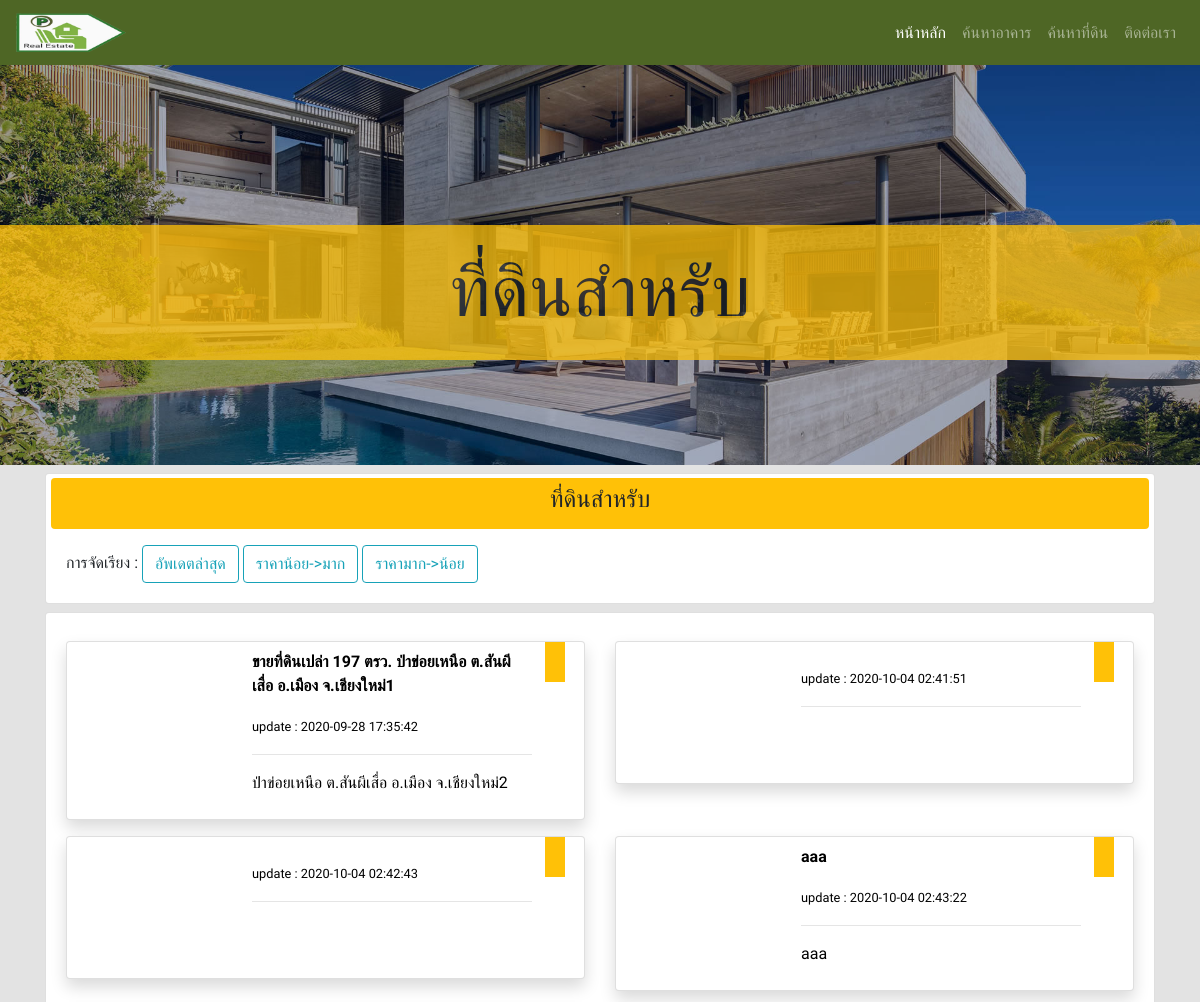
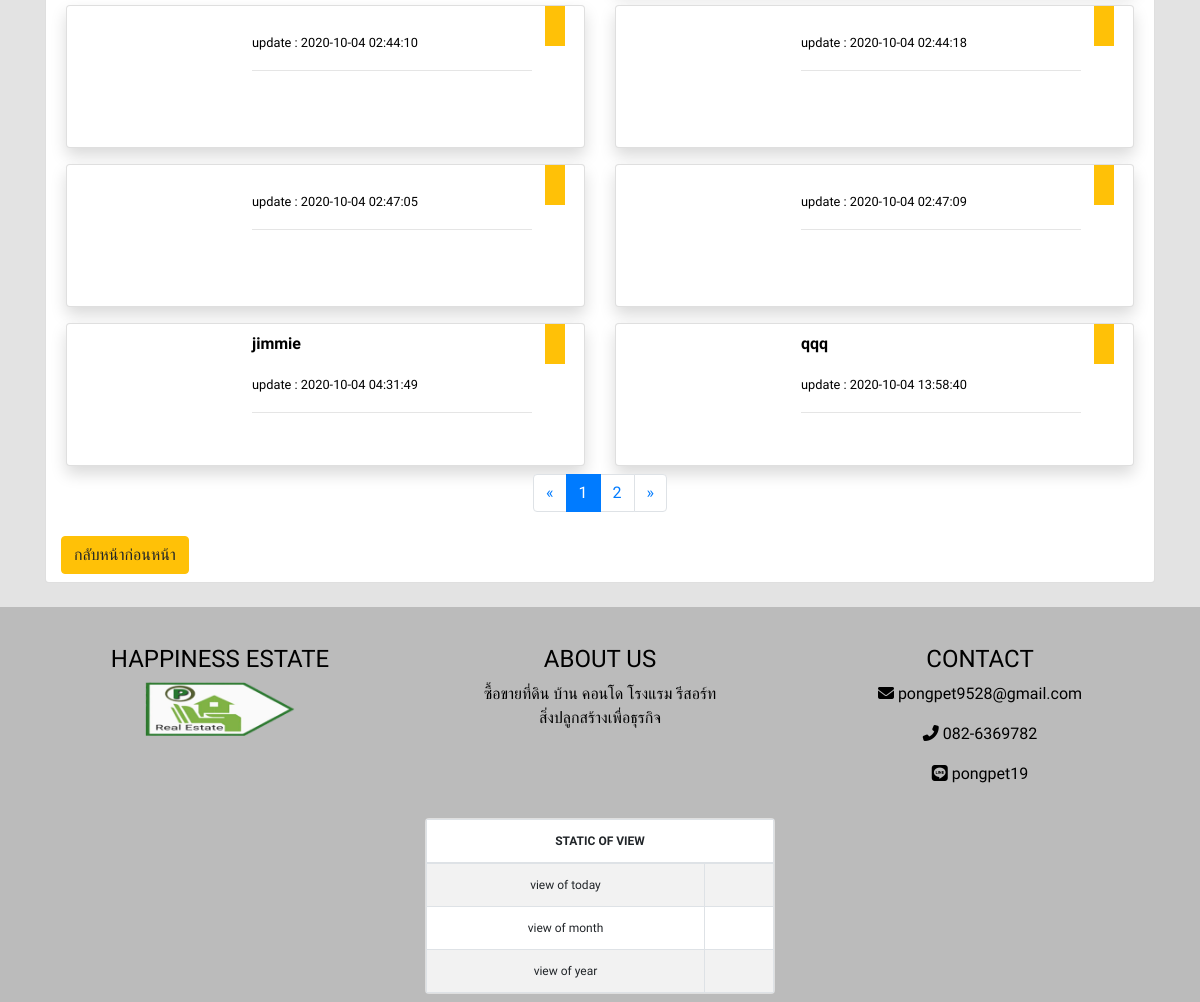
The app's page /estate_rent_page.php with its own data (2 pictures, top to bottom).
### tables this page shows
CREATE TABLE `estate` (
  `id_estate` int(10) NOT NULL,
  `id_type` int(2) NOT NULL,
  `title_estate` varchar(500) NOT NULL,
  `img_estate` varchar(500) NOT NULL,
  `img_estate_main` varchar(500) NOT NULL,
  `price_estate_sale` int(10) NOT NULL,
  `price_estate_minimum` int(10) NOT NULL,
  `price_estate_maximum` int(10) NOT NULL,
  `description_estate` varchar(500) NOT NULL,
  `location_estate` varchar(500) NOT NULL,
  `map_estate` varchar(500) NOT NULL,
  `date_update` timestamp NOT NULL DEFAULT current_timestamp()
);

### src/model/estate_fetch_list_func.php (called while the page is built)
<?php
require './mysql/connect.php';
$perpage = 10;
if (isset($_GET['page'])) {
    if ($_GET['page'] == 0) {
        $page = 1;
    } else if ($_GET['page'] > $_SESSION['end_page']) {
        $page = $_SESSION['end_page'];
    } else {
        $page = $_GET['page'];
    }
} else {
    $page = 1;
}
$start = ($page * $perpage) - $perpage;
if (isset($_GET['estate_select_option']) and isset($_GET['sort_type'])) {
    $id_type = $_GET['estate_select_option'];
    $sort_type = $_GET['sort_type'];
    if ($sort_type == 1) {
        $q_fetch_list_estate = "SELECT * FROM estate WHERE id_type = '$id_type' ORDER BY date_update DESC LIMIT $start, $perpage";
    } else if ($_GET['sort_type'] == 2) {
        $q_fetch_list_estate = "SELECT * FROM estate WHERE id_type = '$id_type' ORDER BY price_estate_minimum ASC LIMIT $start, $perpage";
    } else if ($_GET['sort_type'] == 3) {
        $q_fetch_list_estate = "SELECT * FROM estate WHERE id_type = '$id_type' ORDER BY price_estate_minimum DESC LIMIT $start, $perpage";
    }
} else if (isset($_GET['estate_select_option'])) {
    $id_type = $_GET['estate_select_option'];
    $q_fetch_list_estate = "SELECT * FROM estate WHERE id_type = '$id_type' ORDER BY date_update DESC LIMIT 12";
    if(isset($_GET['page'])){
        $q_fetch_list_estate = "SELECT * FROM estate WHERE id_type = '$id_type' ORDER BY date_update DESC LIMIT $start, $perpage";
    }
} else {
    $q_fetch_list_estate = "SELECT * FROM estate LIMIT $start, $perpage";
}
$result_fetch_list_estate = mysqli_query($dbcon, $q_fetch_list_estate);

### src/view/estate_for_select_list.php (the view)
<div class="estate-list my-2">
    <div class="row">
        <div class="col-12 ">
            <div class="card">
                <div class="card-body pt-1">
                    <div class="row">
                        <div class="col-12 badge badge-warning m-0 mb-3">
                            <h4 class="py-1">ที่ดินสำหรับ<?php echo $title_type; ?></h4>
                        </div>
                        <div class="col-12">
                            <label>การจัดเรียง : </label>
                            <a class="btn btn-outline-info" href="?estate_select_option=<?php echo $_GET['estate_select_option'] ?>&title_type=<?php echo $_GET['title_type'] ?>&sort_type=1">อัพเดตล่าสุด</a>
                            <a class="btn btn-outline-info" href="?estate_select_option=<?php echo $_GET['estate_select_option'] ?>&title_type=<?php echo $_GET['title_type'] ?>&sort_type=2">ราคาน้อย->มาก</a>
                            <a class="btn btn-outline-info" href="?estate_select_option=<?php echo $_GET['estate_select_option'] ?>&title_type=<?php echo $_GET['title_type'] ?>&sort_type=3">ราคามาก->น้อย</a>
                        </div>
                    </div>
                </div>
            </div>
        </div>
        <div class="col-12">
            <div class="card mt-2">
                <div class="card-body pb-0">
                    <div class="row">
                    <?php
                        while ($row_estate_list = mysqli_fetch_assoc($result_fetch_list_estate)) {
                        ?>
                            <div class="col-lx-6 col-lg-6 col-md-12 col-sm-12 col-12">
                                <div class="card my-2 shadow position-relative">
                                    <div class="position-absolute bg-warning" style="width: 20px; height: 40px; left:92.5%;z-index:1;"></div>
                                    <div class="card-body p-2">
                                        <a style="text-decoration:none; color: black;" href="./estate_detail_page.php?id_estate=<?php echo $row_estate_list['id_estate']; ?>" id="<?php echo $row_estate_list['id_estate']; ?>">
                                            <div class="row">
                                                <div class="col-4">
                                                    <div class="img_estate" style="background: url('./src/img/estate/<?php echo $row_estate_list['img_estate_main']; ?>') center center; background-size: 100% 100%;height:125px"></div>
                                                </div>
                                                <div class="col-7">
                                                    <p><strong><?php echo $row_estate_list['title_estate']; ?></strong></p>
                                                    <span><small>update : <?php echo $row_estate_list['date_update']; ?></small></span>
                                                    <hr>
                                                    <p><?php echo $row_estate_list['location_estate']; ?></p>
                                                </div>
                                            </div>
                                        </a>
                                    </div>
                                </div>
                            </div>
                        <?php
                        }
                        ?>
                    </div>
                    <?php
                    require './src/include/pagenation_estate.php';
                    ?>
                </div>
                <div class="col-12 my-2">
                    <a class="btn btn-warning" href="estate_page.php">กลับหน้าก่อนหน้า</a>
                </div>
            </div>
        </div>
    </div>
</div>

### src/css/stylesheet_user.css (style rules this page uses)
body { font-family: 'Prompt', sans-serif; background-color: #E3E3E3; }

### records on screen
estate: title_estate "ขายที่ดินเปล่า 197 ตรว. ป่าข่อยเหนือ ต.สันผีเสื่อ อ.เมือง จ.เชียงใหม่1", date_update "2020-09-28 17:35:42", location_estate "ป่าข่อยเหนือ ต.สันผีเสื่อ อ.เมือง จ.เชียงใหม่2"
estate: date_update "2020-10-04 02:41:51"
estate: date_update "2020-10-04 02:42:43"
estate: title_estate "aaa", date_update "2020-10-04 02:43:22", location_estate "aaa"
estate: date_update "2020-10-04 02:44:10"
estate: date_update "2020-10-04 02:44:18"
estate: date_update "2020-10-04 02:47:05"
estate: date_update "2020-10-04 02:47:09"
estate: title_estate "jimmie", date_update "2020-10-04 04:31:49"
estate: title_estate "qqq", date_update "2020-10-04 13:58:40"
